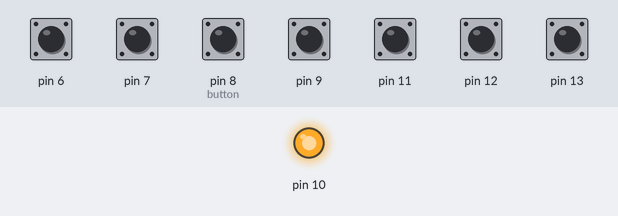
Simulated run of this sketch. Board: Arduino Uno, built with avr-gcc and run on an emulated ATmega328P. Shown: output pins drawn as LEDs (lit = HIGH). The inputs (shaded band) are chosen by the test bench; at power-on: pin 6, pin 7, pin 8 (button), pin 9, pin 11–13 HIGH.

Above: at 0.8 s.
0.9 s: pin 6 pulled LOW for 0.15 s
At 2.3 s:
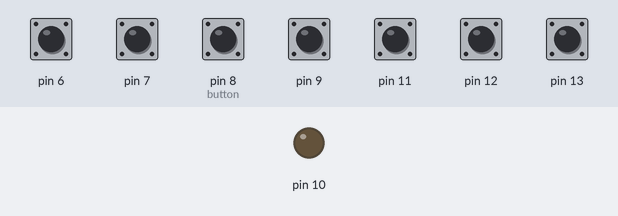
2.6 s: pin 7 pulled LOW for 0.15 s
At 2.7 s:
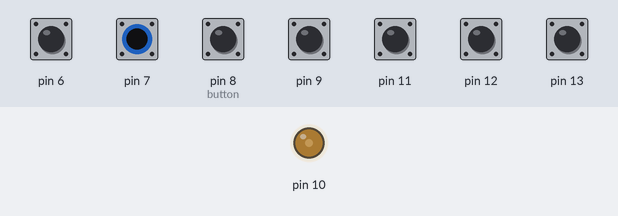
4.2 s: pin 9 pulled LOW for 0.15 s
At 5.2 s:
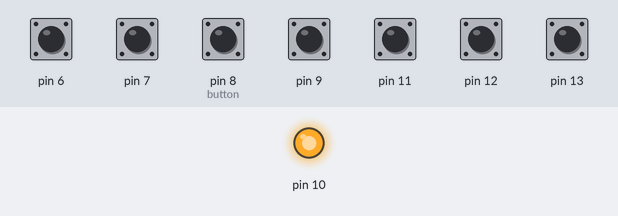
5.9 s: pin 8 (button) pulled LOW for 0.15 s
At 6.5 s:
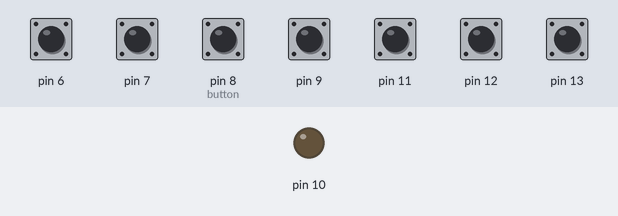
7.6 s: pin 11 pulled LOW for 0.15 s
At 8.8 s:
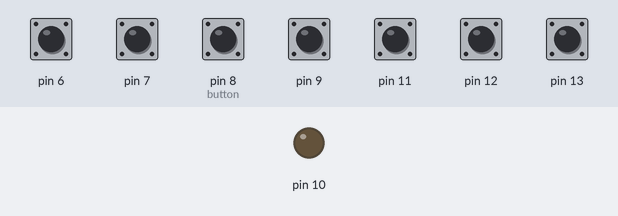
9.3 s: pin 12 pulled LOW for 0.15 s
At 10.0 s:
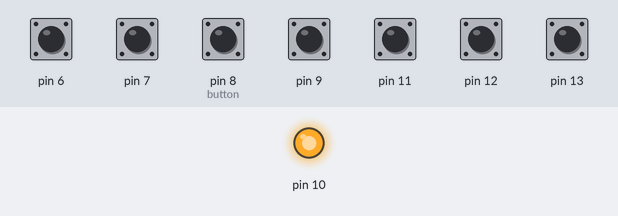
Timing chart, 0 to 12.0 s (numbered marks = the images above; inputs shaded):
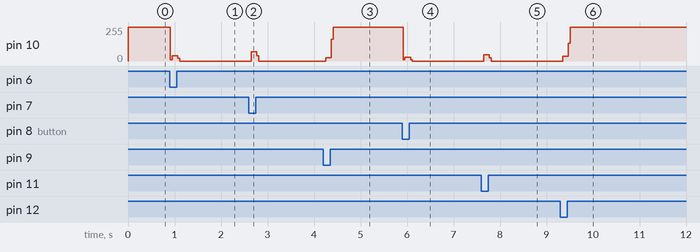

The sketch:

Code.ino
```cpp
/*
 * Author Name: CH Chethan Reddy
 * Domain : Embedded and Electronics
 * Sub-domain: Embedded Systems
 * Functions: req, assign, PWM_INIT, PWM_START, PWM_STOP
 * Global variables : i,j,k,SINE_TABLE[]
 */
#include<math.h>
#include<avr/io.h>
#include<util/delay.h>
#include<avr/interrupt.h>

int i=0,j=3;//i is used as index for the SINE_TABLE[] and Varying j will give diffrent pitches
char k;//k stores the notes A,B,C,D,E,F,G

uint8_t SINE_TABLE[]= //These are the values used for producing the sine wave and which will be used to assign a value to the OCR1B
{
  0,9,37,78,127,176,217,245,255,245,217,176,127,78,37,9
};

int req(float frq)//This function is to calculate the OCR1A taking frquency required as input
{
  int z;
  z=(125000/frq);//16e6/(16*8)=125000 16e6 is the clock frequency, 16 is the no of elements in SINE_TABLE() and 8 is for prescalar
  return z;
}

float assign()//This is to assign the frequency by using the variables j,k
{
  float freq;
  switch(k)
  {
    case 'A':
     freq=55.00*pow(2,(j-1)); //55.00 is the frequency of A1; to get frequency of any pitch we simply multiply with 2^(j-1) where j is the pitch
     break;
    case 'B':
     freq=61.74*pow(2,(j-1));
     break;
    case 'C':
     freq=32.70*pow(2,(j-1));
     break;
    case 'D':
     freq=36.71*pow(2,(j-1));
     break;
    case 'E':
     freq=41.20*pow(2,(j-1));
     break;
    case 'F':
     freq=43.65*pow(2,(j-1));
     break;
    case 'G':
     freq=49.00*pow(2,(j-1));
     break;
   }
   return freq;
}

void PWM_INIT(int x)//This is for initializing the PWM of TIMER1 with OCR1A as a argument
{
  TCCR1A=(1<<COM1B1)|(1<<WGM11)|(1<<WGM10);//Non-Inverting modee
  OCR1B=0;
  OCR1A=x;
  TIMSK1=(1<<TOV1);
}

void PWM_START()//This is for starting the PWM
{
  TCCR1B=(1<<WGM12)|(1<<WGM13)|(1<<CS11);//Setting the prescalar to 8 and setting top=OCR1A
}

void PWM_STOP()//Stopping the PWM
{
  TCCR1B=0;
}

ISR(TIMER1_OVF_vect) //Timer1 Overflow interrupt
{
  if(i<(sizeof(SINE_TABLE)-1))
  {
    i++;
  }
  else
  {
    i=0;
  }
  OCR1B=(SINE_TABLE[i]*OCR1A)/255;//To make the output of the PWM of constant voltage regardless of the value of OCR1A
}

int main()
{
  int x;
  Serial.begin(9600);
  DDRB=1<<PORTB2;//D10 is set to output for the PWM Output(OCR1B pin)
  DDRD=0x00;//Setting all of them to input for the buttons
  PORTB=(1<<PORTB0)|(1<<PORTB1)|(1<<PORTB2)|(1<<PORTB3)|(1<<PORTB4)|(1<<PORTB5);//This is enabling pullups for the PWM and buttons
  PORTD=(1<<PORTD7)|(1<<PORTD6);//Enabling pullups for buttons
  sei();//Enabling the global interrupt register
  x=req(assign());
  PWM_INIT(x);
  PWM_START();
  while(1)
  {
    if(~PINB&(1<<PORTB0))//Reading the pin to check whether the particular pin is High or Low
    {
      k='C';//If it is low then assigning k='C'
      PWM_INIT(req(assign()));//Initializing the value of OCR1A to PWM and also initializing the PWM
      PWM_START();//Starting the Timer1
      while(~PINB&(1<<PORTB0));//Waiting till the button is pressed
    }
    else if(~PINB&(1<<PORTB1))
    {
      k='D';
      PWM_INIT(req(assign()));
      PWM_START();
      while(~PINB&(1<<PORTB1));
    }
    else if(~PIND&(1<<PORTD6))
    {
      k='E';
      PWM_INIT(req(assign()));
      PWM_START();
      while(~PIND&(1<<PORTD6));
    }
    else if(~PINB&(1<<PORTB3))
    {
      k='F';
      PWM_INIT(req(assign()));
      PWM_START();
      while(~PINB&(1<<PORTB3));
    }
    else if(~PINB&(1<<PORTB4))
    {
      k='G';
      PWM_INIT(req(assign()));
      PWM_START();
      while(~PINB&(1<<PORTB4));
    }
    else if(~PINB&(1<<PORTB5))
    {
      k='A';
      PWM_INIT(req(assign()));
      PWM_START();
      while(~PINB&(1<<PORTB5));
    }
    else if(~PIND&(1<<PORTD7))
    {
      k='B';
      PWM_INIT(req(assign()));
      PWM_START();
      while(~PIND&(1<<PORTD7));
    }
    PWM_STOP();//To ensure that no sound comes from the speaker when the button is no longer pressed
  }
}
```

Measured:
- after the input at 0.9 s, pin 10: 255/255 → 40/255 at once, → 0/255 0.16 s later
- after the input at 2.6 s, pin 10: 0/255 → 71/255 after 0.05 s, → 0/255 0.12 s later
- after the input at 4.2 s, pin 10: 0/255 → 26/255 after 0.05 s, → 255/255 0.12 s later
- after the input at 5.9 s, pin 10: 255/255 → 27/255 at once, → 0/255 0.16 s later
- after the input at 7.6 s, pin 10: 0/255 → 46/255 after 0.05 s, → 0/255 0.12 s later
- after the input at 9.3 s, pin 10: 0/255 → 37/255 after 0.05 s, → 255/255 0.12 s later
